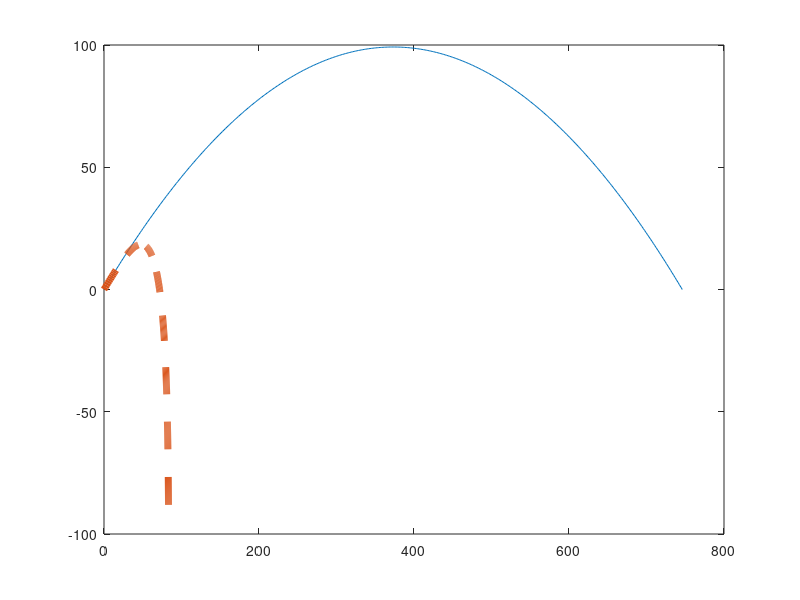

Recreate this plot in MATLAB. (Note: this script raises an error after producing the figure.)
% Spencer Iannantuono
% 11/10/23
% ECE 202 Project 2

% Calculating force and distance
% on a baseball after it was hit 

% PHASE 2

clear

% ----- Givens

R0 = 463; % range of HR, in feet
v0mph = 116; % exit velocity, in mph 
phi0deg = 28; % launch angle, in degrees
mass_baseball = 0.145; % mass of the baseball in kg

x0 = 0; y0 = 0;
g = 9.8; % gravity force, in m/s^2
Fg = mass_baseball * g; % Force of gravity on baseball

% time is in s, distance in m, speed in m/s, etc.

% --- conversion factors

mph2mps = 5280 * 12 * 2.54 / 100 / 3600; % mph to m/s conversion
deg2rad = pi/180; % degrees to radians
m2ft = 1*3.28; % meters to feet conversion

v0 = v0mph * mph2mps; % initial speed
phi0 = phi0deg * deg2rad; % launch angle, radians

v0x = v0 * cos(phi0); % x-component of velocity
v0y = v0 * sin(phi0); % y-component

% --- compute some useful quantities for the trajectory

tH = v0y / g; % time to reach maxmium height
tLand = 2 * tH; % time to land (time of flight)

H = tH * v0y / 2; % max height
R = v0x * tLand; % range

R_ft = R * m2ft; % conversion, range in ft

% --- compute analytical solution

tmin = 0; tmax = tLand;
N = 400; % intervals

t = linspace(tmin, tmax, N + 1); % time array, create x(t) y(t)

xa = x0 + v0x * t; % analytical x(t), no drag

ya = y0 + v0y * t - (1/2) * g * t.^2; % analytical y(t), no drag

% --- Numerical solution

% Drag coefficient
C = input('Enter drag coefficient: ');

% Constants
p_air = 1.293; % air density (kg/m^3)
A = pi * 0.0375^2; % area of cross section (m^2), radius of 0.0375m

dt = (tmax - tmin) / N;

yn = zeros(1, N + 1); % position y as a function of time
xn = zeros(1, N + 1); % position x as a function of time

yn(1) = y0; % initial position y
xn(1) = x0; % initial position x

vy = v0y; % initial velocity y component
vx = v0x; % initial velocity x component

for n = 1:N

    % speed of baseball
    v = sqrt(vx^2 + vy^2);

    % Drag components
    Fdrag_x = -0.5 * C * A * p_air * v * vx;
    Fdrag_y = -0.5 * C * A * p_air * v * vy;
    
    % New acceleration components
    ay = (Fdrag_y - Fg) / mass_baseball; % y acceleration, with drag
    ax = Fdrag_x / mass_baseball;  % x acceleration, with drag

    % Update position and velocity
    yn(n+1) = yn(n) + dt * vy + 0.5 * dt^2 * ay;
    xn(n+1) = xn(n) + dt * vx + 0.5 * dt^2 * ax;

    vy = vy + ay * dt;
    vx = vx + ax * dt;
    
end

% convert to feet for plotting
xn_ft = xn * m2ft;
yn_ft = yn * m2ft; 

% Check if C is zero

if C == 0
    % comparison checks, should be 0
    check_num_y = sum(abs(yn_ft - ya * m2ft)); 
    check_num_x = sum(abs(xn_ft - xa * m2ft)); 
    fprintf('Numeric vs Analytic Comparison Check for x: %d\n', ...
        check_num_x);
    fprintf('Numeric vs Analytic Comparison Check for y: %d\n', ...
        check_num_y);
end

% ----- Plotting
figure('Position', [200,200,1400,750])
plot(xa * m2ft, ya * m2ft, xn_ft, yn_ft, '--', 'LineWidth', 5)
ax = gca; ax.FontSize = 14;
grid on;
grid minor;
ax.GridAlpha = 0.4; ax.MinorGridAlpha = 0.5;
xlabel('Horizontal Distance (ft)', 'FontSize', 20);
ylabel('Vertical Distance (ft)', 'FontSize', 20);
title('ECE 202 Project 2 Phase 2', ['Trajectory of a Baseball With ' ...
    'and Without Drag'], 'FontSize', 24);
legend('No drag', sprintf('Drag C = %f',C), 'FontSize', 18);